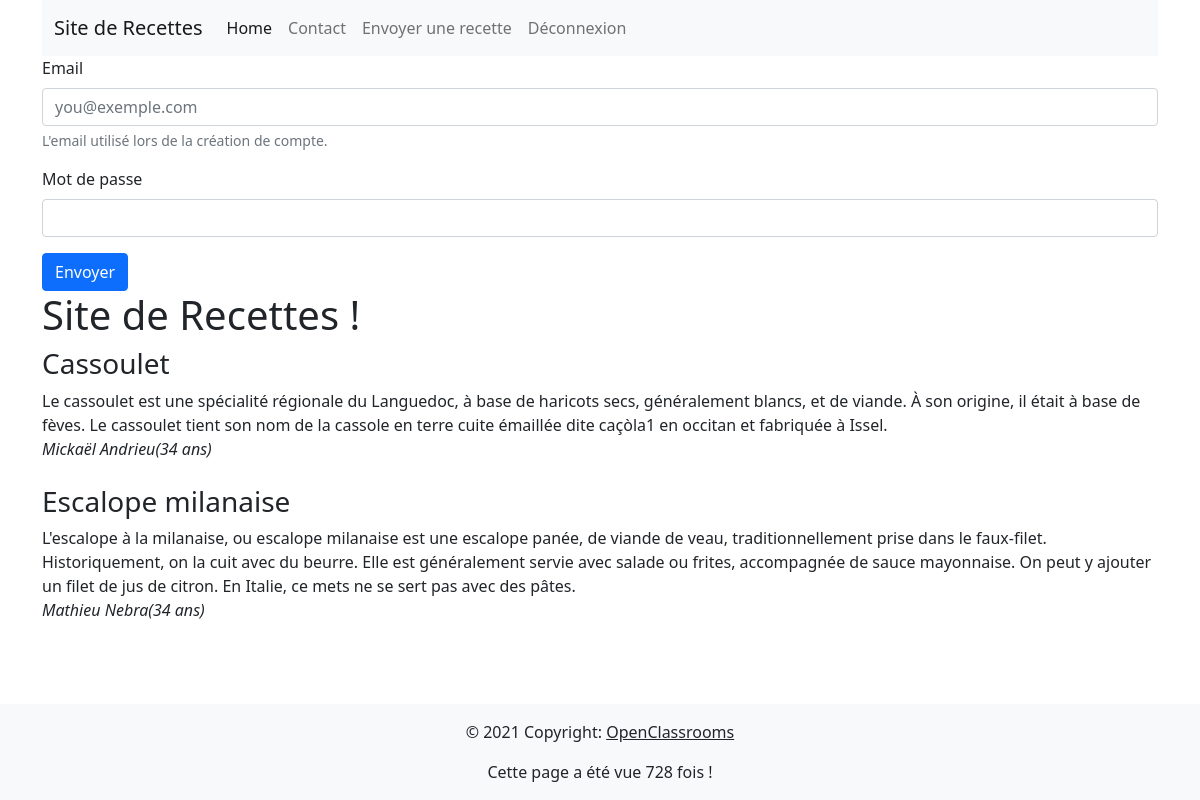
The app's page /home.php with its own data.
### tables this page shows
CREATE TABLE `recipes` ( `recipe_id` INT NOT NULL AUTO_INCREMENT , `title` VARCHAR(128) NOT NULL , `recipe` TEXT NOT NULL , `author` VARCHAR(512) NOT NULL , `is_enabled` BOOLEAN NOT NULL , PRIMARY KEY (`recipe_id`));

CREATE TABLE `users` ( `user_id` INT NOT NULL AUTO_INCREMENT , `full_name` VARCHAR(64) NOT NULL , `email` VARCHAR(512) NOT NULL , `password` VARCHAR(512) NOT NULL , `age` INT NOT NULL , PRIMARY KEY (`user_id`));

### variables.php (called while the page is built)
<?php
$usersStatement = $mysqlClient->prepare('SELECT * FROM users');
$usersStatement->execute();
$users = $usersStatement->fetchAll();
$recipesStatement = $mysqlClient->prepare('SELECT * FROM recipes WHERE is_enabled is TRUE');
$recipesStatement->execute();
$recipes = $recipesStatement->fetchAll();
if(isset($_GET['limit']) && is_numeric($_GET['limit'])) {
    $limit = (int) $_GET['limit'];
} else {
    $limit = 100;
}

### functions.php (called while the page is built, shortened)
<?php
function display_author(string $authorEmail, array $users) : string
{
    for ($i = 0; $i < count($users); $i++) {
        $author = $users[$i];
        if ($authorEmail === $author['email']) {
            return $author['full_name'] . '(' . $author['age'] . ' ans)';
        }
    }
}
function get_recipes(array $recipes, int $limit) : array
{
    $valid_recipes = [];
    $counter = 0;
    foreach($recipes as $recipe) {
        $valid_recipes[] = $recipe;
    }
    return $valid_recipes;
}

### home.php (the view, shortened to what this page needs)
<!DOCTYPE html>
<html>
<head>
    <link
        href="https://cdn.jsdelivr.net/npm/bootstrap@5.0.2/dist/css/bootstrap.min.css"
        rel="stylesheet"
    >
</head>
<body class="d-flex flex-column min-vh-100">
    <div class="container">
    <?php include_once('header.php'); ?>
    <?php include_once('login.php'); ?>
        <h1>Site de Recettes !</h1>
        <?php foreach(get_recipes($recipes, $limit) as $recipe) : ?>
            <article>
                <h3><?php echo($recipe['title']); ?></h3>
                <div><?php echo($recipe['recipe']); ?></div>
                <i><?php echo(display_author($recipe['author'], $users)); ?></i><br>
            </article>
            <br>
        <?php endforeach ?>
    </div>
    <?php include_once('footer.php'); ?>
</body>
</html>

### header.php (shortened to what this page needs)
<?php
    include_once('config/mysql.php');
    include_once('variables.php');
    include_once('functions.php');
?>
<nav class="navbar navbar-expand-lg navbar-light bg-light">
  <div class="container-fluid">
    <a class="navbar-brand" href="home.php">Site de Recettes</a>
    <div class="collapse navbar-collapse" id="navbarSupportedContent">
      <ul class="navbar-nav me-auto mb-2 mb-lg-0">
        <li class="nav-item">
          <a class="nav-link active" aria-current="page" href="home.php">Home</a>
        </li>
        <li class="nav-item">
          <a class="nav-link" href="contact.php">Contact</a>
        </li>
        <li class="nav-item">
          <a class="nav-link" href="recipe_form.php">Envoyer une recette</a>
        </li>
        <li class="nav-item">
          <a class="nav-link" href="logout.php">Déconnexion</a>
        </li>
      </ul>
    </div>
  </div>
</nav>

### login.php (shortened to what this page needs)
<?php if(!isset($loggedUser)): ?>
<form action="home.php" method="post">
    <div class="mb-3">
        <label for="email" class="form-label">Email</label>
        <input type="email" class="form-control" id="email" name="email" aria-describedby="email-help" placeholder="you@exemple.com">
        <div id="email-help" class="form-text">L'email utilisé lors de la création de compte.</div>
    </div>
    <div class="mb-3">
        <label for="password" class="form-label">Mot de passe</label>
        <input type="password" class="form-control" id="password" name="password">
    </div>
    <button type="submit" class="btn btn-primary">Envoyer</button>
</form>
<?php else: ?>
    <div class="alert alert-success" role="alert">
        Bonjour <?php echo($loggedUser['email']); ?> !
    </div>
<?php endif; ?>

### footer.php
<footer class="bg-light text-center text-lg-start mt-auto">
  <div class="text-center p-3">
    © 2021 Copyright:
    <a class="text-dark" href="https://openclassrooms.com/">OpenClassrooms</a>
  </div>
  <?php include_once('viewed_pages.php'); ?>
</footer>

### viewed_pages.php (shortened to what this page needs)
<?php
$monfichier = fopen('compteur.txt', 'r+');
$pages_vues = fgets($monfichier);
$pages_vues += 1;
echo('<p class="d-flex justify-content-center">Cette page a été vue ' . $pages_vues . ' fois !</p>');
?>

### records on screen
recipes: title "Cassoulet", recipe "Le cassoulet est une spécialité régionale du Languedoc, à base de haricots secs, généralement blancs, et de viande. À son origine, il était à base de fèves. Le cassoulet tient son nom de la cassole en terre cuite émaillée dite caçòla1 en occitan et fabriquée à Issel.", author.age "Mickaël Andrieu(34 ans)"
recipes: title "Escalope milanaise", recipe "L'escalope à la milanaise, ou escalope milanaise est une escalope panée, de viande de veau, traditionnellement prise dans le faux-filet. Historiquement, on la cuit avec du beurre. Elle est généralement servie avec salade ou frites, accompagnée de sauce mayonnaise. On peut y ajouter un filet de jus de citron. En Italie, ce mets ne se sert pas avec des pâtes.", author.age "Mathieu Nebra(34 ans)"

### other values on screen
$pages_vues "728"
